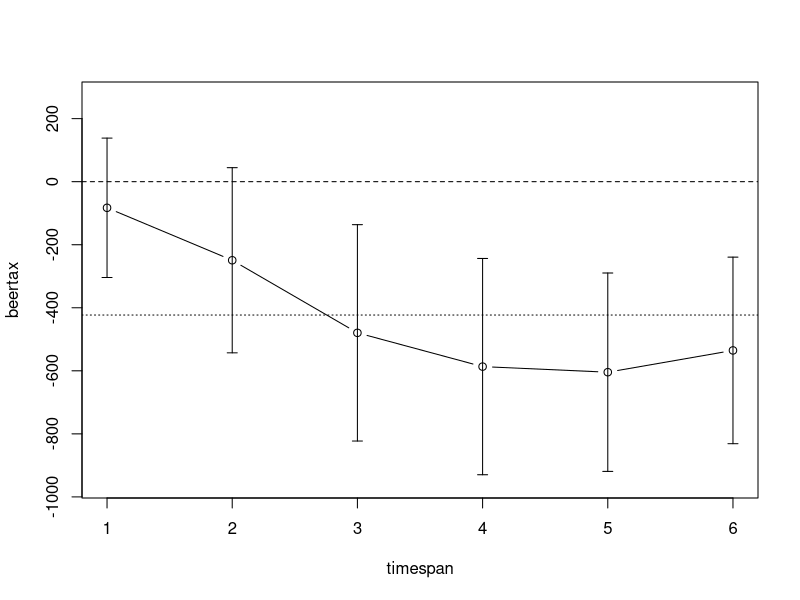

This figure's R source:
library(plm)
library(data.table)
library(tidyverse)

data(Fatalities, package = "AER")
Fatalities$fatal.rate <- Fatalities$fatal / Fatalities$pop * 10000

fatalities <- pdata.frame(Fatalities, index = c("state", "year"))
fatalities <- as.data.table(fatalities)

## Setup ====
diffMatrix <- function (timespan, a) {
  mat <- (-1) * diag(timespan)[ , 1:(timespan - a)]
  dif <- diag(timespan)[ , (1+a):timespan]
  mat + dif
}

panel.set <- fatalities

iv <- c("fatal")
dv <- c("beertax")
gid <- c("state")
tid <- c("year")

n <- as.numeric(count(unique(panel.set[, ..gid])))
Tt <- as.numeric(count(unique(panel.set[, ..tid])))
k <- length(dv)
B <- diffMatrix(Tt, 1)
R <- kronecker(B, diag(k))


# As in appendix C ======
beta.hat <- rep(NA, times = k * (Tt - 1))
first.term.appC <- matrix(0, nrow = (Tt - 1) * k, ncol = (Tt - 1) * k)
second.term.appC <- matrix(0, nrow = (Tt - 1) * k, ncol = 1)
for (idx in levels(fatalities$state)) {
  #x <- wages %>% filter(id == idx) %>% select(!!!dep.vars) %>%  data.matrix()
  x <- data.matrix(panel.set[state == idx][, ..dv])
  stacked.x <- matrix(0, nrow = (Tt - 1) * Tt / 2, ncol = (Tt - 1) * k)
  for (timespan in 1:(Tt - 1)) {
    rowstart <- 1 + ifelse(timespan != 1, sum((Tt - 1):(Tt - timespan + 1)), 0)
    rowend <- rowstart + (Tt - timespan - 1)
    colstart <- 1 + (timespan - 1) * k
    colend <- colstart + (k - 1)
    stacked.x[rowstart:rowend, colstart:colend] <- t(diffMatrix(Tt, timespan)) %*% x
  }
  
  #y <- wages %>% filter(id == idx) %>% select(!!indep.var) %>% data.matrix()
  y <- data.matrix(panel.set[state == idx][, ..iv])
  stacked.y <- c()
  for (timespan in 1:(Tt - 1)) {
    stacked.y <- rbind(stacked.y, t(diffMatrix(Tt, timespan)) %*% y)
  }
  
  first.term.appC <- first.term.appC + t(stacked.x) %*% stacked.x
  second.term.appC <- second.term.appC + t(stacked.x) %*% stacked.y
}
beta.hat <- solve((1 / n) * first.term.appC) %*% ((1 / n) * second.term.appC)

# vcov
inner.vcov <- matrix(0, nrow = (Tt - 1) * k, ncol = (Tt - 1) * k)
for (idx in levels(fatalities$state)) {
  #x <- wages %>% filter(id == idx) %>% select(!!!dep.vars) %>%  data.matrix()
  x <- data.matrix(panel.set[state == idx][, ..dv])
  stacked.x <- matrix(0, nrow = (Tt - 1) * Tt / 2, ncol = (Tt - 1) * k)
  for (timespan in 1:(Tt - 1)) {
    rowstart <- 1 + ifelse(timespan != 1, sum((Tt - 1):(Tt - timespan + 1)), 0)
    rowend <- rowstart + (Tt - timespan - 1)
    colstart <- 1 + (timespan - 1) * k
    colend <- colstart + (k - 1)
    stacked.x[rowstart:rowend, colstart:colend] <- t(diffMatrix(Tt, timespan)) %*% x
  }
  #y <- wages %>% filter(id == idx) %>% select(!!indep.var) %>% data.matrix()
  y <- data.matrix(panel.set[state == idx][, ..iv])
  stacked.y <- c()
  for (timespan in 1:(Tt - 1)) {
    stacked.y <- rbind(stacked.y, t(diffMatrix(Tt, timespan)) %*% y)
  }
  
  u.i <- stacked.y - stacked.x %*% beta.hat
  
  inner.vcov <- inner.vcov + t(stacked.x) %*% u.i %*% t(u.i) %*% stacked.x
}
Sigma.hat <- solve((1 / n) * first.term.appC) %*% ((1 / n) * inner.vcov) %*% solve((1 / n) * first.term.appC)

beta.std.err <- sqrt(diag(Sigma.hat) / n)



# plotting
# Keep current graphics settings
oldpar <- par(no.readonly = TRUE)

beta.hat.unstacked <- matrix(nrow = k, ncol = Tt - 1)
beta.std.err.unstacked <- matrix(nrow = k, ncol = Tt - 1)
rownames(beta.hat.unstacked) <- dv
for (idx in 1:(Tt - 1)) {
  rs <- 1 + (idx - 1) * k
  re <- rs + (k - 1)
  beta.hat.unstacked[, idx] <- beta.hat[rs:re, ]
  beta.std.err.unstacked[, idx] <- beta.std.err[rs:re]
}

# Plotting ====
{
  par(
    mfrow = c(1, 1),
    mar = c(5.1, 4.1, 0.1, 2.1),
    oma = c(0, 0, 4, 0)
  )
  for (row in 1:k) {
    plot(beta.hat.unstacked[row, ], 
      type = "b", 
      xlab = "timespan",
      ylab = rownames(beta.hat.unstacked)[row],
      ylim = c(
        min(beta.hat.unstacked[row, ]) - abs(max(beta.std.err.unstacked[row, ]) * 2),
        max(beta.hat.unstacked[row, ]) + abs(max(beta.std.err.unstacked[row, ]) * 2)))
    abline(h = mean(beta.hat.unstacked[row, ]), lty = 3)
    abline(h = 0, lty = 2)
    arrows(
      x0 = 1:(Tt - 1), 
      y0 = beta.hat.unstacked[row, ] - 1.96 * beta.std.err.unstacked[row, ],
      x1 = 1:(Tt - 1),
      y1 = beta.hat.unstacked[row, ] + 1.96 * beta.std.err.unstacked[row, ],
      code = 3,
      angle = 90,
      length = 0.05)
  }
  par(oldpar)
}

wald <- n * (t(beta.hat) %*% t(R) %*% MASS::ginv(R %*% Sigma.hat %*% t(R)) %*% R %*% beta.hat)
wald
pchisq(wald, df = Tt - 2)
